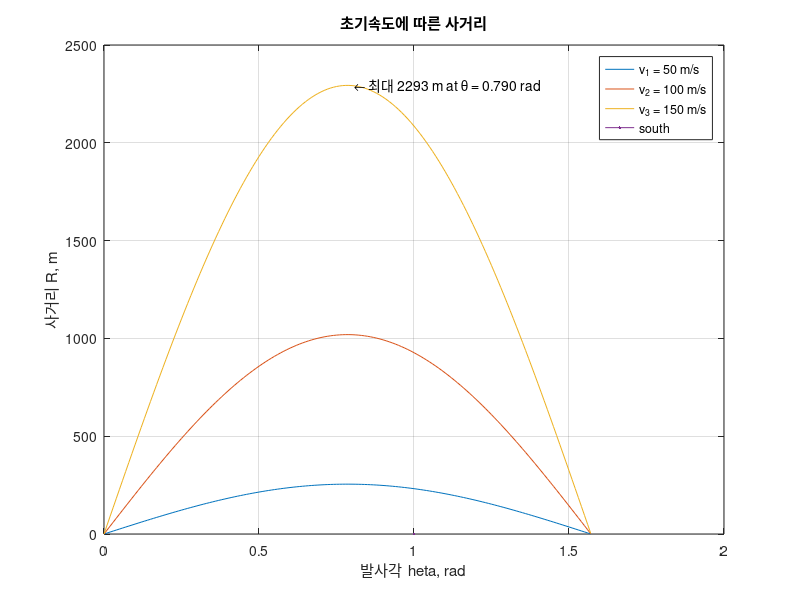

Reproduce this figure in MATLAB. (Note: this script raises an error after producing the figure.)
% sol0501_8.m - 연습문제 5.1.3-2 초기속도를 바꾼 탄도 비교
clear; clc; close all

g = 9.81;                        % m/s^2
v = [50 100 150];                % m/s
theta = 0:0.01:pi/2;             % rad

R1 = v(1)^2 / g * sin(2*theta);
R2 = v(2)^2 / g * sin(2*theta);
R3 = v(3)^2 / g * sin(2*theta);

plot(theta, R1, theta, R2, theta, R3, LineWidth=1.2)
title("초기속도에 따른 사거리")
xlabel("발사각 \theta, rad")
ylabel("사거리 R, m")
legend("v_1 = 50 m/s", "v_2 = 100 m/s", "v_3 = 150 m/s", Location="south")
grid on

% 최대 사거리가 나오는 발사각을 찾아 표시한다
[Rmax, idx] = max(R3);
text(theta(idx), Rmax, sprintf("  \\leftarrow 최대 %.0f m at \\theta = %.3f rad", Rmax, theta(idx)))
fprintf("이론값 pi/4 = %.4f rad,  찾은 값 = %.4f rad\n", pi/4, theta(idx));

theme(gcf, "light")
exportgraphics(gcf, "../../textbook/ch05/img/sol0501_8.png")
